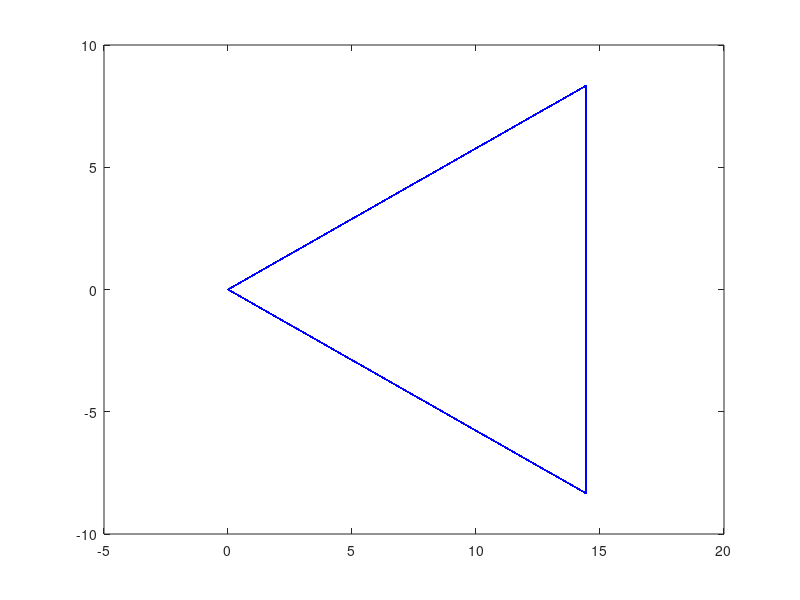

This figure's MATLAB source:
function test
close all

mu = 1*pi/180;
v = 10;

X = [0;0;0.00];

dt = 2;

for i = 1:1000
    v = v;% + 0.05;
    mu = 6*pi/180;%(2 + X(3,1)^2 ) / (0.5*(1 + X(3,1)^2)^1.5);
    
    if mu < 0
        mu = 0;
    end
    
    if mu > 6*pi/180
        mu = 6*pi/180;
    end
    
    if v > 20
        v = 20;
    end
    
    X = simMove(X,[v;mu],dt);
    store(:,i) = X(:,1);
    
    

end

plot(store(1,:), store(2,:), 'b')
% plot(mod(store(3,:),2*pi), 'b')
% hold on
% plot(store(1,end), store(2,end), 'r*')

end


function [ X_next ] = simMove( X,U,dt )
%simMove given current state, control input and time step, this function
%returns the state at the next instant of time
%   Implements a simple 4th order Runge Kutta prediction

k1 = continuousDynamics(X,U);
k2 = continuousDynamics(X+k1*dt/2,U);
k3 = continuousDynamics(X+k2*dt/2,U);
k4 = continuousDynamics(X+k3*dt,U);

X_next = X + (k1 + 2*k2 + 2*k3 + k4)*dt/6;

end

% -------------------------------------------------------------------------
function [ X_dot ] = continuousDynamics( X,U )
%CONTINUOUSDYNAMICS simulates continuous dynamics of the system
%   Taken from the model of the UAV
%   X = [x;y;theta], U = [v;mu]
%   x' = v sin(theta)
%   y' = v cos(theta)
%   theta' = v mu

X_dot = zeros(3,1);
X_dot(1,1) = U(1,1) * sin( X(3,1) );
X_dot(2,1) = U(1,1) * cos( X(3,1) );
X_dot(3,1) = U(1,1) * U(2,1);

end